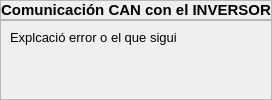
                  <widget class="QWidget" name="page11">
                   <layout class="QVBoxLayout" name="verticalLayout_27">
                    <property name="spacing">
                     <number>0</number>
                    </property>
                    <property name="leftMargin">
                     <number>0</number>
                    </property>
                    <property name="topMargin">
                     <number>0</number>
                    </property>
                    <property name="rightMargin">
                     <number>0</number>
                    </property>
                    <property name="bottomMargin">
                     <number>0</number>
                    </property>
                    <item>
                     <widget class="QFrame" name="frame_inf1_10">
                      <property name="minimumSize">
                       <size>
                        <width>0</width>
                        <height>20</height>
                       </size>
                      </property>
                      <property name="frameShape">
                       <enum>QFrame::StyledPanel</enum>
                      </property>
                      <property name="frameShadow">
                       <enum>QFrame::Raised</enum>
                      </property>
                      <layout class="QHBoxLayout" name="horizontalLayout_47">
                       <property name="spacing">
                        <number>0</number>
                       </property>
                       <property name="leftMargin">
                        <number>0</number>
                       </property>
                       <property name="topMargin">
                        <number>0</number>
                       </property>
                       <property name="rightMargin">
                        <number>0</number>
                       </property>
                       <property name="bottomMargin">
                        <number>0</number>
                       </property>
                       <item>
                        <widget class="QLabel" name="label_info1_10">
                         <property name="font">
                          <font>
                           <family>Arial</family>
                           <pointsize>11</pointsize>
                           <weight>75</weight>
                           <bold>true</bold>
                          </font>
                         </property>
                         <property name="text">
                          <string>Comunicación CAN con el INVERSOR</string>
                         </property>
                         <property name="alignment">
                          <set>Qt::AlignCenter</set>
                         </property>
                        </widget>
                       </item>
                      </layout>
                     </widget>
                    </item>
                    <item>
                     <widget class="QFrame" name="frame_inf2_10">
                      <property name="sizePolicy">
                       <sizepolicy hsizetype="Preferred" vsizetype="Expanding">
                        <horstretch>0</horstretch>
                        <verstretch>0</verstretch>
                       </sizepolicy>
                      </property>
                      <property name="frameShape">
                       <enum>QFrame::StyledPanel</enum>
                      </property>
                      <property name="frameShadow">
                       <enum>QFrame::Raised</enum>
                      </property>
                      <layout class="QHBoxLayout" name="horizontalLayout_48">
                       <item>
                        <widget class="QLabel" name="label_info11">
                         <property name="font">
                          <font>
                           <family>Arial</family>
                           <pointsize>10</pointsize>
                          </font>
                         </property>
                         <property name="text">
                          <string>Explcació error o el que sigui</string>
                         </property>
                         <property name="alignment">
                          <set>Qt::AlignLeading|Qt::AlignLeft|Qt::AlignTop</set>
                         </property>
                        </widget>
                       </item>
                      </layout>
                     </widget>
                    </item>
                   </layout>
                  </widget>
